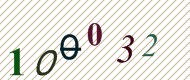
#> input picture Gujarat_Rural_Captchas/100032.png, 190 x 80 px; its folder holds only this picture in this run
$ python extract_single_letter_images.py   (older library calls are emulated)
#> lines starting #> are read from the running program, lines starting #| are printed output that depends on the picture; after the words box and inside, x2 and y2 are one past the last pixel; in counts of white or black regions, pixels touching at a corner belong together
import os.path
import cv2
import glob
import imutils
import numpy as np

CAPTCHA_IMAGE_FOLDER = "../Gujarat_Rural_Captchas"
OUTPUT_FOLDER = "../extracted_letter_images"

# Get a list of all the captcha images we need to process
captcha_image_files = glob.glob(os.path.join(CAPTCHA_IMAGE_FOLDER, "*"))
counts = {}

# loop over the image paths
for (i, captcha_image_file) in enumerate(captcha_image_files):
    print("[INFO] processing image {}/{}".format(i + 1, len(captcha_image_files)))

    # Since the filename contains the captcha text (i.e. "2A2X.png" has the text "2A2X"),
    # grab the base filename as the text
    filename = os.path.basename(captcha_image_file)
    captcha_correct_text = os.path.splitext(filename)[0]

    # These 3 images are skipped(couldn't detect contours: 979875.png, 135175.png, 115716.png)
    if i == 1330 or i == 1624 or i == 1766:
        print(captcha_correct_text)
        continue

    # Load the image and convert it to grayscale
    image = cv2.imread(captcha_image_file)
#> image is the input picture: shape (80, 190, 3); mean B, G, R 223.7, 229.4, 231.5
    gray = cv2.cvtColor(image, cv2.COLOR_BGR2GRAY)
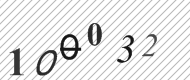
#> gray: shape (80, 190); min 22, max 255, mean 229.4

    # blur and threshold
    blur = cv2.blur(gray, (1, 1))
    ret, thresh = cv2.threshold(blur, 120, 255, cv2.THRESH_BINARY)
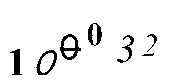
#> thresh: shape (80, 190); 94% white; 7 black regions, largest, box (x1, y1, x2, y2) and area: (60, 34, 81, 60) 227, (36, 50, 57, 75) 172, (88, 23, 102, 46) 163

    dil = cv2.dilate(thresh, np.ones((1, 1), np.uint8))
    ero = cv2.erode(dil, np.ones((2, 1), np.uint8))
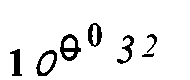
#> ero: shape (80, 190); 92.8% white; 7 black regions

    contours = cv2.findContours(ero, cv2.RETR_TREE, cv2.CHAIN_APPROX_SIMPLE)
#> contours = 12 contours; largest, box (x1, y1, x2, y2) and area: (0, 0, 190, 80) 14931, (59, 33, 82, 62) 438, (35, 49, 58, 77) 420, (87, 22, 103, 48) 294, (9, 48, 23, 77) 213
    contours = contours[1] if imutils.is_cv2() else contours[0]
#> contours = [[-1, -1, 1, -1], [2, -1, -1, 0], [4, 1, 3, 0], [-1, -1, -1, 2], [5, 2, -1, 0], [6, 4, -1, 0], [7, 5, -1, 0], [10, 6, 8, 0], [9, -1, -1, 7], [-1, 8, -1, 7], [-1, 7, 11, 0], [-1, -1, -1, 10]]
#> (the run stopped early here; a loop or call above may not have finished)

$ run again, on Gujarat_Rural_Captchas/100640.png
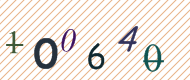
#> input picture Gujarat_Rural_Captchas/100640.png, 190 x 80 px
#> image is the input picture: shape (80, 190, 3); mean B, G, R 221.4, 227.6, 235.3
#> `ret, thresh = cv2.threshold(blur, 120, 255, cv2.THRESH_BINARY)`:
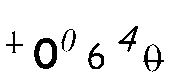
#> thresh: shape (80, 190); 93.2% white; 7 black regions (1 under 20 px), largest, box (x1, y1, x2, y2) and area: (34, 38, 57, 69) 358, (143, 44, 164, 72) 181, (88, 43, 104, 69) 167, (118, 26, 138, 52) 156, (61, 29, 76, 51) 100, (6, 31, 23, 53) 77
#> `ero = cv2.erode(dil, np.ones((2, 1), np.uint8))`:
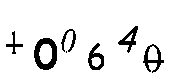
#> ero: shape (80, 190); 91.9% white; 7 black regions (1 under 20 px)
#> `contours = cv2.findContours(ero, cv2.RETR_TREE, cv2.CHAIN_APPROX_SIMPLE)`: contours = 12 contours, 2 with area under 20; largest, box (x1, y1, x2, y2) and area: (0, 0, 190, 80) 14931, (33, 37, 58, 71) 647, (142, 43, 165, 74) 384, (87, 42, 105, 71) 312, (117, 25, 139, 54) 252
#> `contours = contours[1] if imutils.is_cv2() else contours[0]`: contours = [[-1, -1, 1, -1], [2, -1, -1, 0], [4, 1, 3, 0], [-1, -1, -1, 2], [6, 2, 5, 0], [-1, -1, -1, 4], [8, 4, 7, 0], [-1, -1, -1, 6], [9, 6, -1, 0], [10, 8, -1, 0], [-1, 9, 11, 0], [-1, -1, -1, 10]]

$ run again, on Gujarat_Rural_Captchas/100077.png
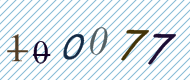
#> input picture Gujarat_Rural_Captchas/100077.png, 190 x 80 px
#> image is the input picture: shape (80, 190, 3); mean B, G, R 234.5, 229.6, 221
#> `ret, thresh = cv2.threshold(blur, 120, 255, cv2.THRESH_BINARY)`:
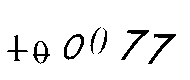
#> thresh: shape (80, 190); 93.9% white; 7 black regions, largest, box (x1, y1, x2, y2) and area: (148, 34, 176, 64) 197, (121, 30, 149, 60) 187, (64, 34, 84, 60) 172
#> `ero = cv2.erode(dil, np.ones((2, 1), np.uint8))`:
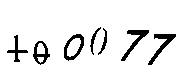
#> ero: shape (80, 190); 92.6% white; 7 black regions
#> `contours = cv2.findContours(ero, cv2.RETR_TREE, cv2.CHAIN_APPROX_SIMPLE)`: contours = 11 contours, 1 with area under 20; largest, box (x1, y1, x2, y2) and area: (0, 0, 190, 80) 14931, (63, 33, 85, 62) 416, (32, 40, 51, 66) 306, (147, 33, 177, 66) 288, (120, 29, 150, 62) 278
#> `contours = contours[1] if imutils.is_cv2() else contours[0]`: contours = [[-1, -1, 1, -1], [4, -1, 2, 0], [3, -1, -1, 1], [-1, 2, -1, 1], [5, 1, -1, 0], [6, 4, -1, 0], [8, 5, 7, 0], [-1, -1, -1, 6], [9, 6, -1, 0], [10, 8, -1, 0], [-1, 9, -1, 0]]
